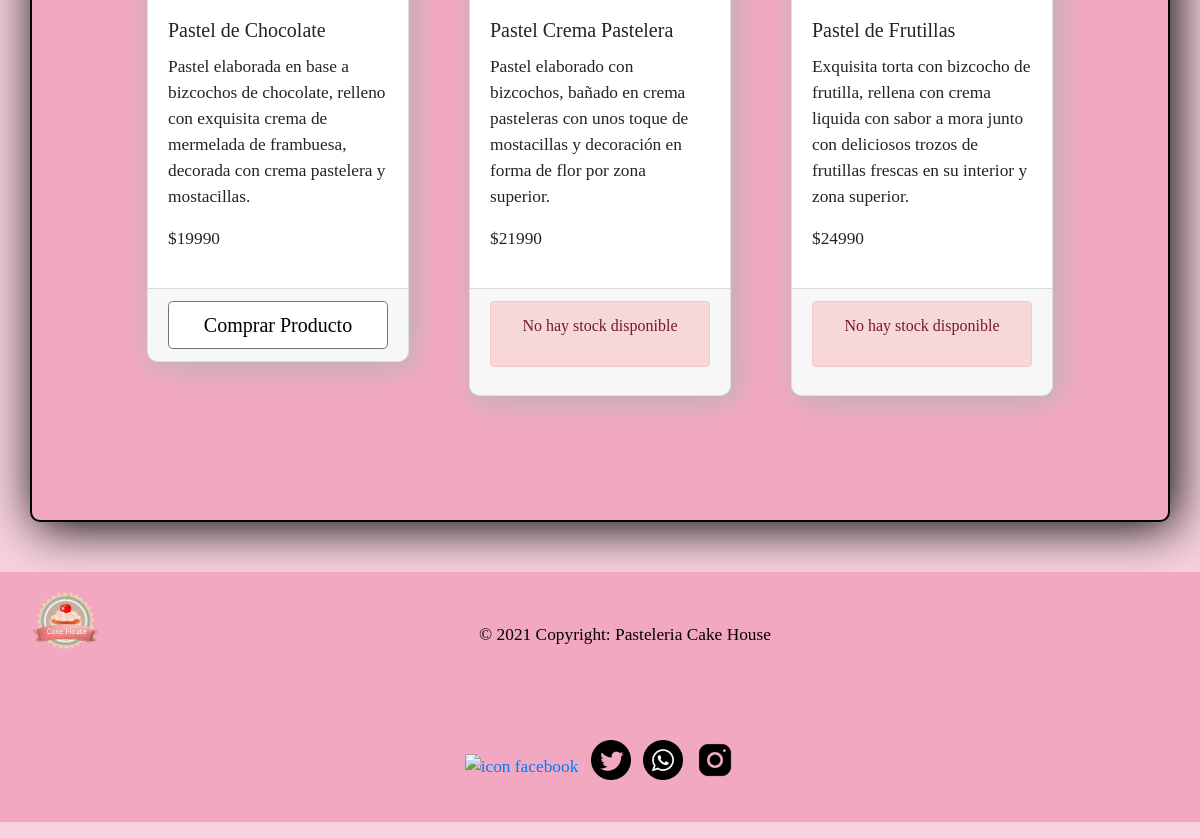
Before: /pasteleria/menu (lower part) with the older database file.
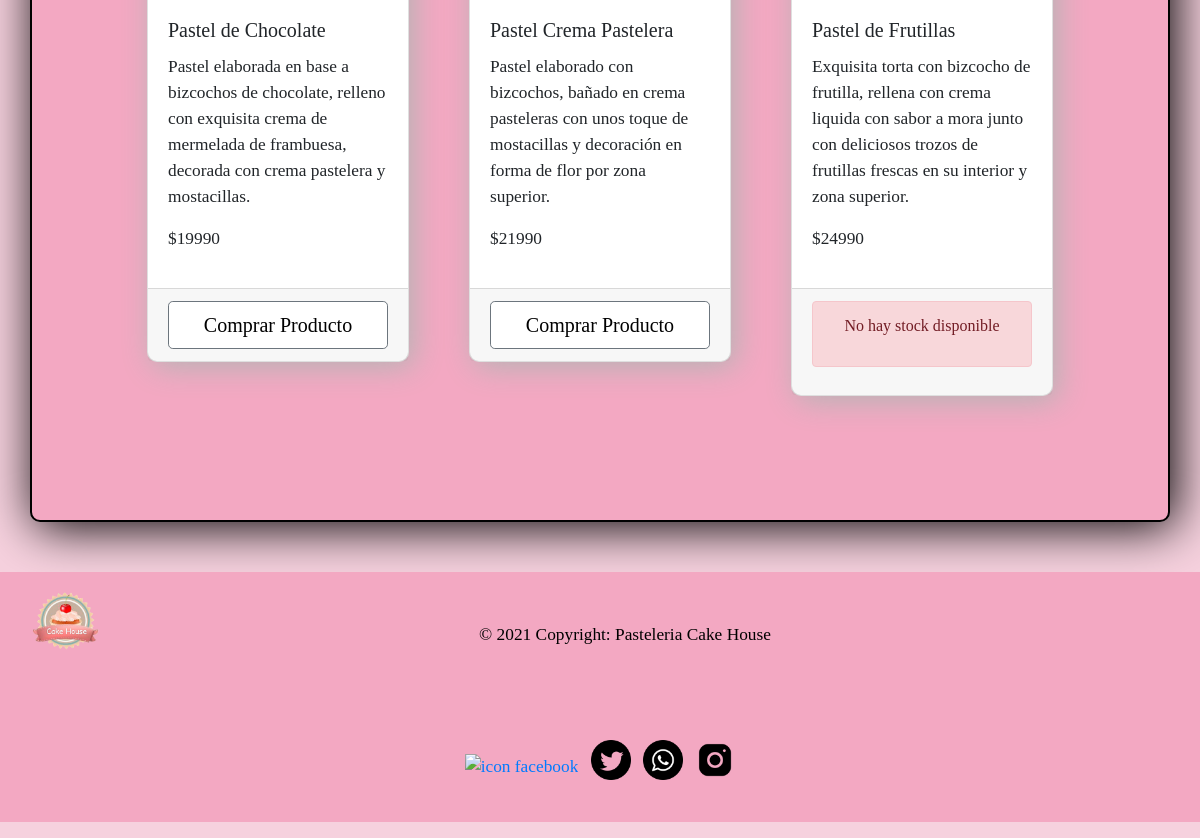
After: the same page with the newer database file.
### pasteleria/models.py (models this page shows, shortened)
class Producto(models.Model):
    nombre_producto = models.CharField(max_length=200)
    cantidad = models.IntegerField(default=0)
    precio = models.IntegerField(default=0)
    descripcion = models.CharField(max_length=200)

### pasteleria/views.py (the view)
# urls.py: path('menu', views.menu, name='menu'),
def menu(request):
    if request.user.is_authenticated:
        listado_producto = Producto.objects.all()
        context = {'listado_producto':listado_producto,'sesion':'Cerrar sesión'}
        return render(request,'pasteleria/menu.html',context)
    else:
        listado_producto = Producto.objects.all()
        context = {'listado_producto':listado_producto}
        return render(request,'pasteleria/menu.html',context)

### pasteleria/templates/pasteleria/menu.html (shortened to what this page needs)
{% load static %}
<!doctype html>
<html lang="en">
<head>
  <link rel="stylesheet" type="text/css" href="{% static 'pasteleria/css/bootstrap.min.css' %}">
  <link rel="stylesheet" type="text/css" href="{% static 'pasteleria/css/style_menu.css' %}">
</head>
<body>
  {% if listado_producto %}
  <div class="container">
    <div class="card-deck">
      <div class="row row-cols-1 row-cols-md-3">
        {% for p in listado_producto %}
        <div class="col mb-4">
          <div class="card">
            <div class="card-body">
              <h5 class="card-title">{{p.nombre_producto}} </h5>
              <p class="card-text">{{p.descripcion}}</p>
              <p>${{p.precio}}</p>
            </div>
            <div class="card-footer">
             <small>
               <form action="{% url 'pasteleria:producto' p.id %}">
                {% if p.cantidad == 0 %}
                <div id="alerta" class="alert alert-danger" role="alert">
                  <p class="n-stock">No hay stock disponible</p>
                </div>
                {% else %}
                 <button type="submit" class="btn btn-outline-secondary btn-lg btn-block btn-estilos" >Comprar Producto</button>
                {% endif %}
               </form>
             </small>
            </div>
          </div>
        </div>
        {% endfor %}
      </div>
    </div>
  </div>
  {% else %}
  <p>no se encontro el producto</p>
  {% endif%}
  <footer class="page-footer font-small">
    <div class="container-fluid">
      <ul class="list-unstyled list-inline text-right text-center">
        <a href=""><img id="logo-footer" src="{% static 'pasteleria/img/logo.png'%}" alt="icon logo"></a>
        <div class="footer-copyright text-center">
          <a id="letra" href="#">
            <p>© 2021 Copyright: Pasteleria Cake House</p>
          </a>
        </div>
        <li class="list-inline-item">
          <a class="btn-floating btn-fb col-sm-1">
            <p><img class="img-face" src="{% static 'pasteleria/img/incon_face.png'%}" alt="icon facebook"></p>
          </a>
        </li>
        <li class="list-inline-item ">
          <a class="btn-floating btn-tw mx-1">
            <p><img class="img-twitter" src="{% static 'pasteleria/img/icon_twitter.png'%}" alt="icon twitter"></p>
          </a>
        </li>
        <li class="list-inline-item ">
          <a class="btn-floating btn-gplus mx-1">
            <p><img class="img-wha" src="{% static 'pasteleria/img/icon_wha.png'%}" alt="icon whatsapp"></p>
          </a>
        </li>
        <li class="list-inline-item ">
          <a class="btn-floating btn-li mx-1">
            <p><img class="img-ig" src="{% static 'pasteleria/img/icon_ig.png'%}" alt="icon instagram"></p>
          </a>
        </li>
      </ul>
    </div>
  </footer>
</body>
</html

Changed rows visible on the page:
changed Producto "Pastel Crema Pastelera": cantidad "No hay stock disponible" → "Comprar Producto"
